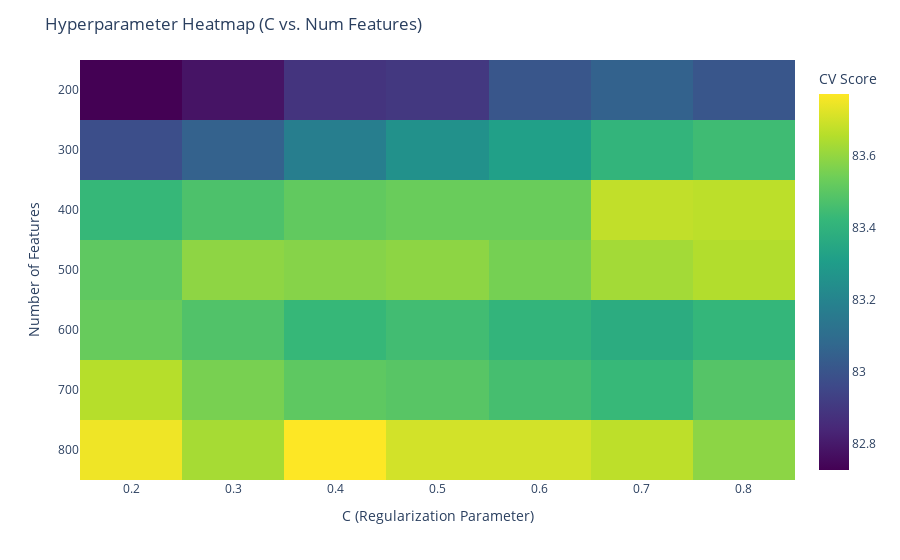

The code cell stored with this chart in its notebook:
### Code cell
gsr = grid_search_results.copy()
gsr["score"] = gsr["cv_mean"] - 1 * gsr["cv_std"]
gsr["C"] = grid_search_results["C"].astype(str)
gsr["num_features"] = grid_search_results["num_features"]
heatmap_data = gsr.pivot(index="num_features", columns="C", values="score")
fig = px.imshow(
    heatmap_data, 
    labels=dict(x="C (Regularization)", y="Number of Features", color="CV Score"),
    color_continuous_scale="Viridis",  # Color options: 'Blues', 'Inferno', 'Magma'
    aspect="auto"
)

# Add titles and format layout
fig.update_layout(
    title="Hyperparameter Heatmap (C vs. Num Features)",
    xaxis_title="C (Regularization Parameter)",
    yaxis_title="Number of Features",
)

fig.show()

### Figure 1 — Plotly figure (JSON) as saved in the notebook; plotly's stock layout.template omitted (floating-point values rounded to 4 significant figures)
{"data": [{"coloraxis": "coloraxis", "hovertemplate": "C (Regularization): %{x}<br>Number of Features: %{y}<br>CV Score: %{z}<extra></extra>", "name": "0", "type": "heatmap", "x": ["0.2", "0.3", "0.4", "0.5", "0.6", "0.7", "0.8"], "xaxis": "x", "y": [200, 300, 400, 500, 600, 700, 800], "yaxis": "y", "z": [[82.73, 82.78, 82.88, 82.9, 83.01, 83.05, 83.01], [82.98, 83.05, 83.18, 83.25, 83.32, 83.41, 83.44], [83.42, 83.47, 83.51, 83.53, 83.53, 83.67, 83.67], [83.51, 83.59, 83.58, 83.59, 83.55, 83.63, 83.65], [83.52, 83.48, 83.43, 83.45, 83.41, 83.37, 83.42], [83.66, 83.56, 83.51, 83.49, 83.46, 83.43, 83.49], [83.75, 83.63, 83.77, 83.7, 83.7, 83.67, 83.59]]}], "layout": {"coloraxis": {"colorbar": {"title": {"text": "CV Score"}}, "colorscale": [[0, "#440154"], [0.1111, "#482878"], [0.2222, "#3e4989"], [0.3333, "#31688e"], [0.4444, "#26828e"], [0.5556, "#1f9e89"], [0.6667, "#35b779"], [0.7778, "#6ece58"], [0.8889, "#b5de2b"], [1, "#fde725"]]}, "margin": {"t": 60}, "title": {"text": "Hyperparameter Heatmap (C vs. Num Features)"}, "xaxis": {"anchor": "y", "domain": [0, 1], "title": {"text": "C (Regularization Parameter)"}}, "yaxis": {"anchor": "x", "autorange": "reversed", "domain": [0, 1], "title": {"text": "Number of Features"}}}}
